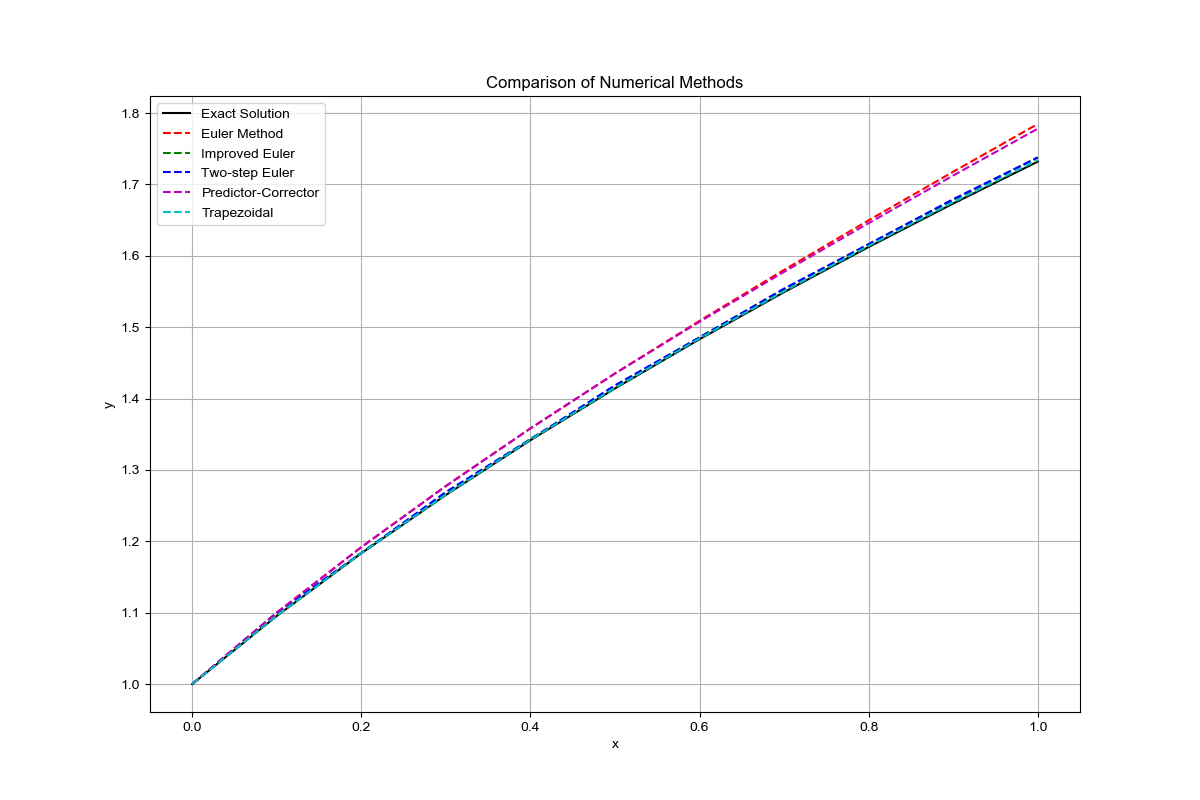

Here is the Python script that generated this plot:
import numpy as np
import matplotlib.pyplot as plt
from matplotlib import font_manager

# 设置中文字体
# plt.rcParams['font.sans-serif'] = ['Arial Unicode MS']  # Mac使用支持中文的字体
plt.rcParams['font.sans-serif'] = ['SimHei']  # 使用支持中文的字体（Windows 推荐）
plt.rcParams['axes.unicode_minus'] = False  # 解决负号显示问题

def euler_method(f, x0, y0, h, n):
    """原Euler格式"""
    x = np.zeros(n+1)
    y = np.zeros(n+1)
    x[0] = x0
    y[0] = y0
    
    for i in range(n):
        x[i+1] = x[i] + h
        y[i+1] = y[i] + h * f(x[i], y[i])
    
    return x, y

def improved_euler_method(f, x0, y0, h, n):
    """改进的Euler格式"""
    x = np.zeros(n+1)
    y = np.zeros(n+1)
    x[0] = x0
    y[0] = y0
    
    for i in range(n):
        x[i+1] = x[i] + h
        k1 = f(x[i], y[i])
        k2 = f(x[i+1], y[i] + h * k1)
        y[i+1] = y[i] + h/2 * (k1 + k2)
    
    return x, y

def two_step_euler_method(f, x0, y0, h, n):
    """欧拉两步格式"""
    x = np.zeros(n+1)
    y = np.zeros(n+1)
    x[0] = x0
    y[0] = y0
    
    # 使用Euler方法计算第一步
    x[1] = x[0] + h
    y[1] = y[0] + h * f(x[0], y[0])
    
    for i in range(1, n):
        x[i+1] = x[i] + h
        y[i+1] = y[i-1] + 2*h * f(x[i], y[i])
    
    return x, y

def predictor_corrector_method(f, x0, y0, h, n):
    """预测-改进-校正6步格式"""
    x = np.zeros(n+1)
    y = np.zeros(n+1)
    x[0] = x0
    y[0] = y0
    
    # 使用Euler方法计算前5步
    for i in range(5):
        x[i+1] = x[i] + h
        y[i+1] = y[i] + h * f(x[i], y[i])
    
    # 使用6步预测-校正格式
    for i in range(5, n):
        x[i+1] = x[i] + h
        # 预测步
        y_pred = y[i] + h/720 * (1901*f(x[i], y[i]) - 2774*f(x[i-1], y[i-1]) + 
                                2616*f(x[i-2], y[i-2]) - 1274*f(x[i-3], y[i-3]) + 
                                251*f(x[i-4], y[i-4]))
        # 校正步
        y[i+1] = y[i] + h/720 * (251*f(x[i+1], y_pred) + 646*f(x[i], y[i]) - 
                                264*f(x[i-1], y[i-1]) + 106*f(x[i-2], y[i-2]) - 
                                19*f(x[i-3], y[i-3]))

    return x, y

def trapezoidal_method(f, x0, y0, h, n):
    """梯形格式"""
    x = np.zeros(n+1)
    y = np.zeros(n+1)
    x[0] = x0
    y[0] = y0
    
    for i in range(n):
        x[i+1] = x[i] + h
        # 使用简单迭代求解隐式方程
        y_new = y[i] + h/2 * f(x[i], y[i])
        for _ in range(5):  # 迭代5次
            y_new = y[i] + h/2 * (f(x[i], y[i]) + f(x[i+1], y_new))
        y[i+1] = y_new
    
    return x, y

# 定义微分方程
def f(x, y):
    return y - 2*x/y

# 初始条件
x0 = 0
y0 = 1
h = 0.1
n = 10  # 计算10步

# 计算各种方法的结果
x_euler, y_euler = euler_method(f, x0, y0, h, n)
x_improved, y_improved = improved_euler_method(f, x0, y0, h, n)
x_two_step, y_two_step = two_step_euler_method(f, x0, y0, h, n)
x_pc, y_pc = predictor_corrector_method(f, x0, y0, h, n)
x_trap, y_trap = trapezoidal_method(f, x0, y0, h, n)

# 计算精确解
x_exact = np.linspace(x0, x0 + n*h, n+1)
y_exact = np.sqrt(1 + 2*x_exact)

# 打印结果
print("步长 h =", h)
print("\n计算结果比较：")
print("x\t\t精确解\t\tEuler\t\t改进Euler\t两步Euler\t预测校正\t梯形格式")
print("-" * 100)
for i in range(n+1):
    print(f"{x_euler[i]:.1f}\t\t{y_exact[i]:.6f}\t\t{y_euler[i]:.6f}\t\t{y_improved[i]:.6f}\t\t{y_two_step[i]:.6f}\t\t{y_pc[i]:.6f}\t\t{y_trap[i]:.6f}")

# 绘制结果
plt.figure(figsize=(12, 8))
plt.plot(x_exact, y_exact, 'k-', label='Exact Solution')
plt.plot(x_euler, y_euler, 'r--', label='Euler Method')
plt.plot(x_improved, y_improved, 'g--', label='Improved Euler')
plt.plot(x_two_step, y_two_step, 'b--', label='Two-step Euler')
plt.plot(x_pc, y_pc, 'm--', label='Predictor-Corrector')
plt.plot(x_trap, y_trap, 'c--', label='Trapezoidal')

plt.xlabel('x')
plt.ylabel('y')
plt.title('Comparison of Numerical Methods')
plt.legend()
plt.grid(True)
plt.savefig('numerical_methods_comparison.png')
plt.close()

# 计算误差
error_euler = np.abs(y_euler - y_exact)
error_improved = np.abs(y_improved - y_exact)
error_two_step = np.abs(y_two_step - y_exact)
error_pc = np.abs(y_pc - y_exact)
error_trap = np.abs(y_trap - y_exact)

print("\n最大误差比较：")
print(f"Euler格式最大误差: {np.max(error_euler):.6f}")
print(f"改进Euler格式最大误差: {np.max(error_improved):.6f}")
print(f"两步Euler格式最大误差: {np.max(error_two_step):.6f}")
print(f"预测-校正格式最大误差: {np.max(error_pc):.6f}")
print(f"梯形格式最大误差: {np.max(error_trap):.6f}") 